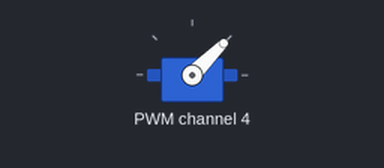
A program run on a simulated Raspberry Pi (BCM pin numbers). Parts: servo. At 2.0 s the program stops and its outputs stay as they are.

Above: at 0.1 s.
At 1.1 s:
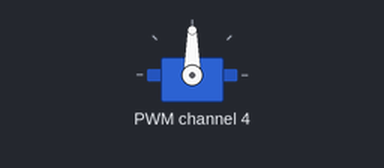
At 2.1 s:
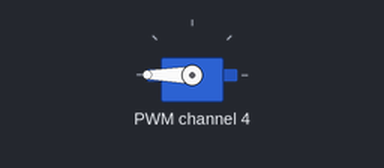
Timing chart, 0 to 3.5 s (numbered marks = the images above):
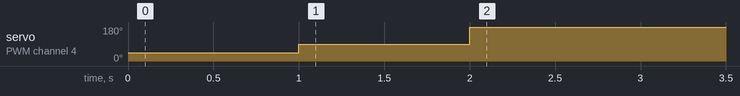

Measured:
- by itself, servo on PWM channel 4: 45° → 90° at 1.0 s, → 180° 1.0 s later

The program:

ada.py
```python
from adafruit_servokit import ServoKit
from time import sleep
kit=ServoKit(channels=16)
servo_channel=4

def move_servo(angle):
    kit.servo[servo_channel].angle = angle
      # Adjust the sleep time to set the speed of movement

try:
    # Move the servo to 45 degrees
    move_servo(45)

    # Wait for a brief moment before moving to the next position
    sleep(1)

    # Move the servo to 90 degrees
    move_servo(90)

    # Wait for a brief moment before moving to the next position
    sleep(1)

    # Move the servo to 180 degrees
    move_servo(180)
except KeyboardInterrupt:
    # Handle keyboard interrupt (Ctrl+C)
    pass
```
